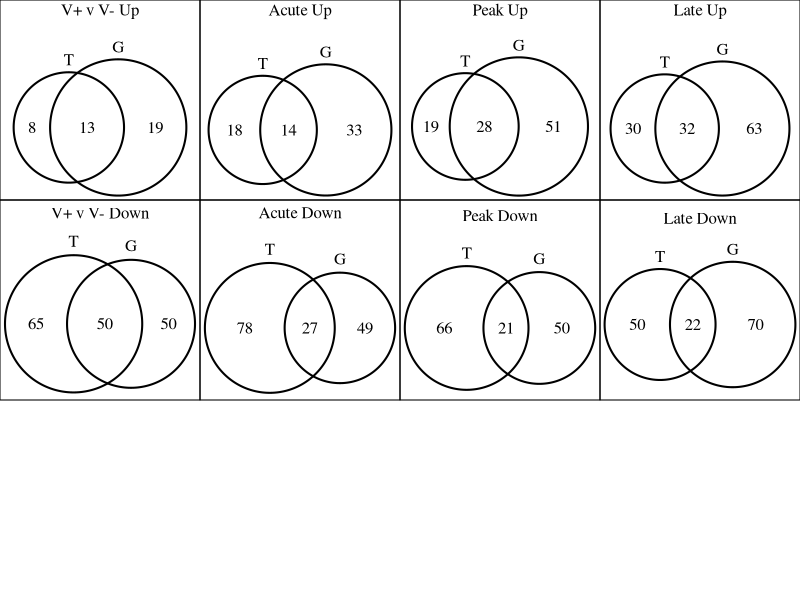
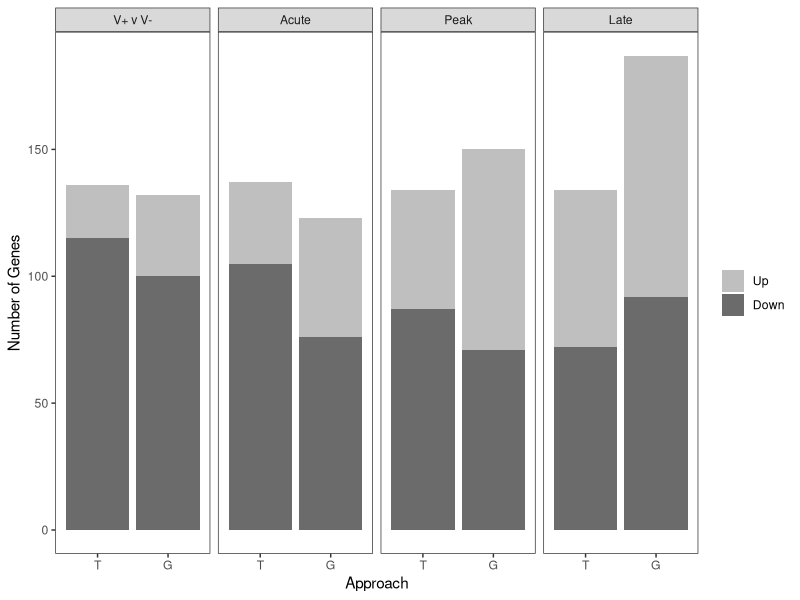
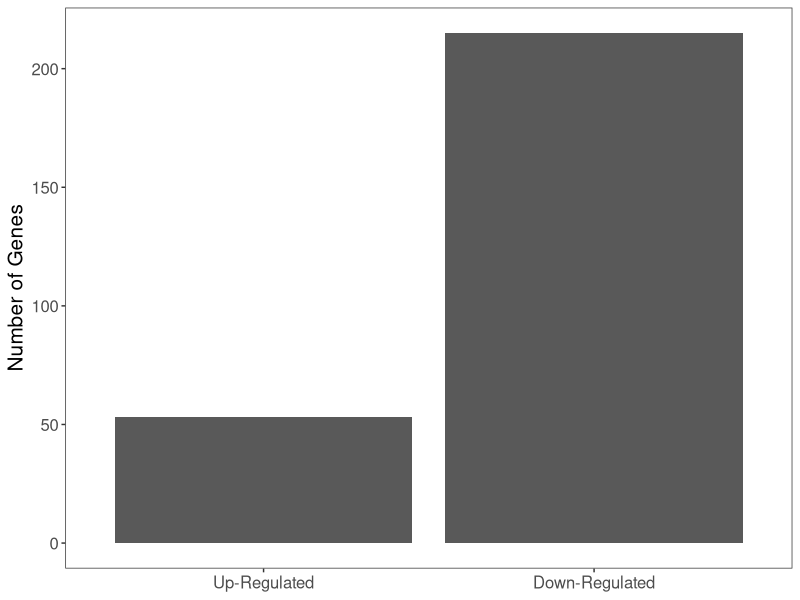

These charts were generated, in order, by the following R code:
## ---- chunk 1
library(tidyverse)
library(VennDiagram)
library(gridExtra)
## ---- chunk 2
t_virus <- read.csv("Output Files/txome_female_edgeR_viralRNA_DGE_results.csv") %>% 
  dplyr::rename("gene" = "X")

t_acute <- 
  read.csv("Output Files/txome_female_edgeR_DGE_results_acute.csv") %>% 
  dplyr::rename("gene" = "X")

t_peak <-
  read.csv("Output Files/txome_female_edgeR_DGE_results_peak.csv") %>% 
  dplyr::rename("gene" = "X")

t_late <- 
  read.csv("Output Files/txome_female_edgeR_DGE_results_late.csv") %>% 
  dplyr::rename("gene" = "X")
## ---- chunk 3
tvirus_up <- 
  read.csv("Output Files/txome_female_edgeR_viralRNA_DEG.csv", row.name=1) %>% 
  filter(logFC>0)
tvirus_down <- 
  read.csv("Output Files/txome_female_edgeR_viralRNA_DEG.csv", row.name=1) %>% 
  filter(logFC<0)

t_acute_up <- 
  read.csv("Output Files/txome_female_edgeR_DEG_acute.csv", row.name=1) %>% 
  filter(logFC>0)
t_acute_down <- 
  read.csv("Output Files/txome_female_edgeR_DEG_acute.csv", row.name=1) %>% 
  filter(logFC<0)
t_peak_up <- 
  read.csv("Output Files/txome_female_edgeR_DEG_peak.csv", row.name=1) %>% 
  filter(logFC>0)
t_peak_down <- 
  read.csv("Output Files/txome_female_edgeR_DEG_peak.csv", row.name=1) %>% 
  filter(logFC<0)
t_late_up <- 
  read.csv("Output Files/txome_female_edgeR_DEG_late.csv", row.name=1) %>% 
  filter(logFC>0)
t_late_down <- 
  read.csv("Output Files/txome_female_edgeR_DEG_late.csv", row.name=1) %>% 
  filter(logFC<0)
## ---- chunk 4
g_virus <- 
  read.csv("Output Files/gnome_female_edgeR_viralRNA_DGE_results.csv") %>% 
  dplyr::rename("gene"= "X")

g_acute <- 
  read.csv("Output Files/gnome_female_edgeR_DGE_results_acute.csv") %>% 
  dplyr::rename("gene" = "X")

g_peak <-
  read.csv("Output Files/gnome_female_edgeR_DGE_results_peak.csv") %>% 
  dplyr::rename("gene" = "X")

g_late <- 
  read.csv("Output Files/gnome_female_edgeR_DGE_results_late.csv") %>% 
  dplyr::rename("gene" = "X")
## ---- chunk 5
gvirus_up <- 
  read.csv("Output Files/gnome_female_edgeR_viralRNA_DEG.csv", row.name=1) %>% 
  filter(logFC>0)
gvirus_down <- 
  read.csv("Output Files/gnome_female_edgeR_viralRNA_DEG.csv", row.name=1) %>% 
  filter(logFC<0)

g_acute_up <- 
  read.csv("Output Files/gnome_female_edgeR_DEG_acute.csv", row.name=1) %>% 
  filter(logFC>0)
g_acute_down <- 
  read.csv("Output Files/gnome_female_edgeR_DEG_acute.csv", row.name=1) %>% 
  filter(logFC<0)
g_peak_up <- 
  read.csv("Output Files/gnome_female_edgeR_DEG_peak.csv", row.name=1) %>% 
  filter(logFC>0)
g_peak_down <- 
  read.csv("Output Files/gnome_female_edgeR_DEG_peak.csv", row.name=1) %>% 
  filter(logFC<0)
g_late_up <- 
  read.csv("Output Files/gnome_female_edgeR_DEG_late.csv", row.name=1) %>% 
  filter(logFC>0)
g_late_down <- 
  read.csv("Output Files/gnome_female_edgeR_DEG_late.csv", row.name=1) %>% 
  filter(logFC<0)
## ---- chunk 6
gene_num <- 
  data.frame(
    approach = c("T", "T", "T", "T",
                 "T", "T", "T", "T",
                 "G", "G", "G", "G", 
                 "G", "G", "G", "G"),
    stage = c("V+ v V-", "V+ v V-", 
              "Acute", "Acute", "Peak", "Peak", "Late", "Late",
              "V+ v V-", "V+ v V-", 
              "Acute", "Acute", "Peak", "Peak", "Late", "Late"),
    direction = c("Up", "Down", "Up", "Down",
                  "Up", "Down", "Up", "Down",
                  "Up", "Down", "Up", "Down",
                   "Up", "Down", "Up", "Down"),
    genes = c(nrow(tvirus_up), nrow(tvirus_down),
              nrow(t_acute_up), nrow(t_acute_down), 
              nrow(t_peak_up), nrow(t_peak_down), 
              nrow(t_late_up), nrow(t_late_down),
              nrow(gvirus_up), nrow(gvirus_down),
              nrow(g_acute_up), nrow(g_acute_down), 
              nrow(g_peak_up), nrow(g_peak_down), 
              nrow(g_late_up), nrow(g_late_down))) %>% 
  mutate(stage=factor(stage, levels=c("V+ v V-", "Acute", "Peak", "Late")),
         direction=factor(direction, levels=c("Up", "Down")),
         approach=factor(approach, levels=c("T", "G")))
## ---- chunk 7
gene_plot <- 
  ggplot(gene_num, aes(x=approach, y=genes, fill=direction)) +
  geom_col() +
  facet_grid(~stage) +
  labs(x="Approach", y = "Number of Genes") +
  scale_fill_manual(values=c("gray75", "gray42"), name=NULL) +
  theme_bw() +
  theme(panel.grid=element_blank())

ggsave("Figures/TG_F_edgeR_approachcomp.jpeg", gene_plot, 
       width=4, height=3, units="in")
## ---- chunk 8
gene_plot_pres <- 
  gene_num %>% 
  filter(stage=="V+ v V-") %>% 
  mutate(direction=factor(ifelse(direction=="Up", "Up-Regulated", "Down-Regulated"),
                          levels=c("Up-Regulated", "Down-Regulated"))) %>% 
  ggplot(., aes(x=direction, y=genes)) +
  geom_col() +
  labs(x=NULL, y = "Number of Genes") +
  scale_fill_manual(values=c("gray75", "gray42"), name=NULL) +
  theme_bw() +
  theme(panel.grid=element_blank(),
        text=element_text(size=15))

ggsave("Figures/T_F_edgeR_numgenes_pres.jpeg", gene_plot_pres, 
       width=4, height=4, units="in")
## ---- chunk 9
gene_list <- 
  list(
    t_acute_up = t_acute_up$gene,
    t_acute_down = t_acute_down$gene,
    t_peak_up = t_peak_up$gene,
    t_peak_down = t_peak_down$gene,
    t_late_up = t_late_up$gene,
    t_late_down = t_late_down$gene,
    t_virus_up = tvirus_up$gene,
    t_virus_down = tvirus_down$gene,
    g_acute_up = g_acute_up$gene,
    g_acute_down = g_acute_down$gene,
    g_peak_up = g_peak_up$gene,
    g_peak_down = g_peak_down$gene,
    g_late_up = g_late_up$gene,
    g_late_down = g_late_down$gene,
    g_virus_up = gvirus_up$gene,
    g_virus_down = gvirus_down$gene
  )
## ---- chunk 10
virus_up <- 
   venn.diagram(gene_list[c(7,15)], 
               filename=NULL,
               disable.logging=TRUE,
               main="V+ v V- Up", main.pos=c(0.5,0.85),
               category.names = c("T", "G"), 
               cat.pos=c(0,0),
               cat.just=list(c(0.5,0) , c(0.5,0)),
               invert=TRUE,
               margin=0.3,
               height=3, 
               width=3,
               units="in")

virus_down <- 
   venn.diagram(gene_list[c(8,16)], 
               filename=NULL,
               disable.logging=TRUE,
               main="V+ v V- Down", main.pos=c(0.5,0.78),
               category.names = c("T", "G"), 
               cat.pos=c(0, 0),
               cat.just=list(c(0.5,0) , c(0.5,0)),
               margin=0.3,
               height=3, 
               width=3,
               units="in")

acute_up <- 
   venn.diagram(gene_list[c(1,9)], 
               filename=NULL,
               disable.logging=TRUE,
               main="Acute Up", main.pos=c(0.5,0.85),
               category.names = c("T", "G"), 
               cat.pos=c(0, 0),
               cat.just=list(c(0.5,0) , c(0.5,0)),
               invert=TRUE,
               margin=0.3,
               height=3, 
               width=3,
               units="in")
 
acute_down<- 
    venn.diagram(gene_list[c(2,10)], 
               filename=NULL,
               disable.logging=TRUE,
               main="Acute Down", main.pos=c(0.5,0.8),
               category.names = c("T", "G"), 
               cat.pos=c(0, 0),
               cat.just=list(c(0.5,0) , c(0.5,0)),
               margin=0.3,
               height=3, 
               width=3,
               units="in")
peak_up <- 
   venn.diagram(gene_list[c(3,11)], 
               filename=NULL,
               disable.logging=TRUE,
               main="Peak Up", main.pos=c(0.5,0.85),
               category.names = c("T", "G"), 
               cat.pos=c(0,0),
               cat.just=list(c(0.5,0) , c(0.5,0)),
               invert=TRUE,
               margin=0.3,
               height=3, 
               width=3,
               units="in")
peak_down <- 
   venn.diagram(gene_list[c(4,12)], 
               filename=NULL,
               disable.logging=TRUE,
               main="Peak Down", main.pos=c(0.5,0.8),
               category.names = c("T", "G"), 
               cat.pos=c(0,0),
               cat.just=list(c(0.5,0) , c(0.5,0)),
               margin=0.3,
               height=3, 
               width=3,
               units="in")

late_up <- 
   venn.diagram(gene_list[c(5,13)], 
               filename=NULL,
               disable.logging=TRUE,
               main="Late Up", main.pos=c(0.5,0.85),
               category.names = c("T", "G"), 
               cat.pos=c(0,0),
               cat.just=list(c(0.5,0) , c(0.5,0)),
               invert=TRUE,
               margin=0.3,
               height=3, 
               width=3,
               units="in")

late_down <- 
   venn.diagram(gene_list[c(6,14)], 
               filename=NULL,
               disable.logging=TRUE,
               main="Late Down", main.pos=c(0.5,0.8),
               category.names = c("T", "G"), 
               cat.pos=c(0,0),
               cat.just=list(c(0.5,0) , c(0.5,0)),
               invert=TRUE,
               margin=0.3,
               height=3, 
               width=3,
               units="in")

venn <- 
  grid.arrange(gTree(children=virus_up),
               gTree(children=acute_up),
               gTree(children=peak_up),
               gTree(children=late_up),
               gTree(children=virus_down),
               gTree(children=acute_down),
               gTree(children=peak_down),
               gTree(children=late_down),
               ncol=4,
               rectGrob(x=c(0.5, 1.5, 2.5, 3.5,
                            0.5, 1.5, 2.5, 3.5), 
                        y=c(2.5, 2.5, 2.5, 2.5,
                            1.5, 1.5, 1.5, 1.5), 
                        gp=gpar(lwd=1, fill=NA))) 

ggsave("Figures/TG_F_edgeR_approachcomp_venn.jpeg", 
       venn, width=8, height=5, units="in")
